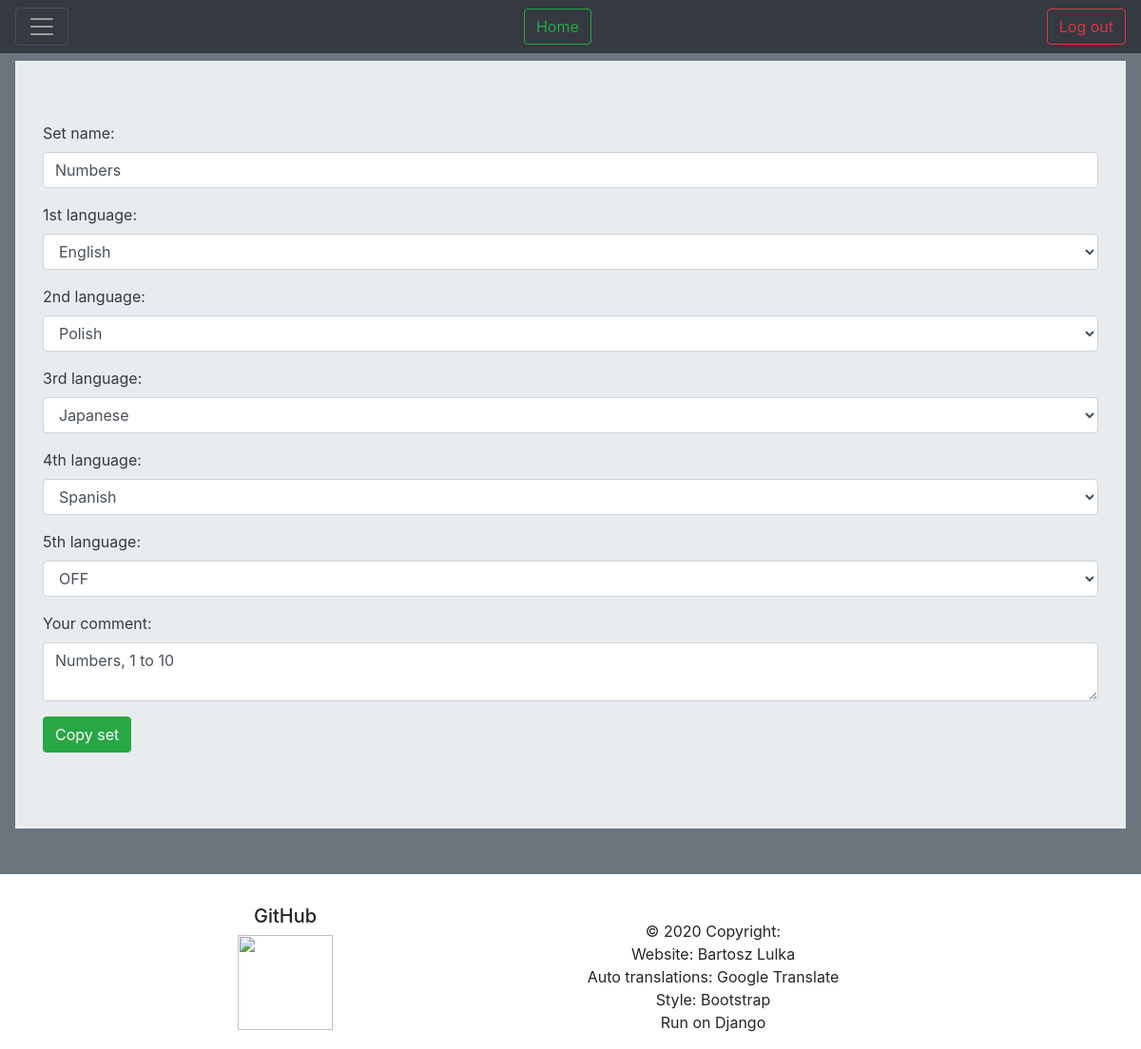
Page /cards/copy_set/57/ (signed in) on the committed database.
### Cards/models.py (models this page shows, shortened)
class CardFolder(models.Model):
    user = models.ForeignKey(User, on_delete=models.CASCADE)
    name = models.CharField(max_length=200)
    create_date = models.DateField(auto_now_add=True)
    edit_date = models.DateField(auto_now=True)
    lang1 = models.CharField(max_length=5, choices=langcodes.LangCodes, default="en")
    lang2 = models.CharField(max_length=5, choices=langcodes.LangCodes, default="pl")
    lang3 = models.CharField(max_length=5, choices=langcodes.LangCodes, default="ja", blank=True)
    lang4 = models.CharField(max_length=5, choices=langcodes.LangCodes, default="es", blank=True)
    lang5 = models.CharField(max_length=5, choices=langcodes.LangCodes, default="de", blank=True)
    score = models.SmallIntegerField(default=0)
    comment = models.CharField(max_length=400, blank=True)
    public = models.BooleanField(default=False)
    def langs_no(self):
        return len(self.get_langs())
    langs_no.short_description = "No of languages"

### Cards/views.py (the view)
# urls.py: path('copy_set/<int:set_id>/', views.copy_folder, name='copy_folder'),
@login_required
def copy_folder(request, set_id):
    folder = get_object_or_404(CardFolder, id=set_id)
    if request.method == 'POST':
        form = FolderForm(request.POST or None, instance=folder)
        if form.is_valid():
            new_folder = CardFolder.objects.get(id=set_id)
            new_folder.pk = None
            new_folder.id = None
            new_folder.user = request.user
            new_folder.public = False
            new_folder.save()
            for multicard in folder.multicard_set.all():
                new_multicard = MultiCard.objects.get(id=multicard.id)
                new_multicard.id = None
                new_multicard.pk = None
                new_multicard.mastered = False
                new_multicard.score = 0
                new_multicard.priority = 0
                new_multicard.cards_folder = new_folder
                new_multicard.save()
                for card in multicard.card_set.all():
                    new_card = card
                    new_card.pk = None
                    new_card.id = None
                    new_card.mastered = False
                    new_card.score = 0
                    new_card.priority = 0
                    new_card.multi_card = new_multicard
                    new_card.cards_folder = new_folder
                    new_card.save()
            form = FolderForm(request.POST or None, instance=new_folder)
            new_folder = form.save(commit=False)
            new_folder.save()
            t = Thread(target=edit_folder_translate, args=[new_folder])
            t.setDaemon(False)
            t.start()
            return render(request, 'Cards/index.html')
    else:
        form = FolderForm(instance=folder)
    return render(request, 'Cards/copy_set.html', {'form': form})

### Cards/forms.py (shortened to what this page needs)
class FolderForm(ModelForm):
    class Meta:
        model = CardFolder
        fields = ['name', 'lang1', 'lang2', 'lang3', 'lang4', 'lang5', 'comment']
        widgets = {
            'name': forms.TextInput(attrs={'class': 'form-control', 'placeholder': 'Name for the set'}),
            'lang1': forms.Select(attrs={'class': 'form-control'}),
            'lang2': forms.Select(attrs={'class': 'form-control'}),
            'lang3': forms.Select(attrs={'class': 'form-control'}),
            'lang4': forms.Select(attrs={'class': 'form-control'}),
            'lang5': forms.Select(attrs={'class': 'form-control'}),
            'comment': forms.Textarea(attrs={'class': 'form-control', 'rows': 2}),
        }
        labels = {
            'name': _('Set name'),
            'lang1': _('1st language'),
            'lang2': _('2nd language'),
            'lang3': _('3rd language'),
            'lang4': _('4th language'),
            'lang5': _('5th language'),
            'comment': _('Your comment'),
        }

### Cards/templates/Cards/copy_set.html (shortened to what this page needs)
{% extends "base.html" %}
{% block body %}
<div class="jumbotron jumbotron-fluid">
  <div class="container">
    <div class="text-dark">
    <form method="POST" action=".">{% csrf_token %}
    {{form.as_p}}
    <button class="btn btn-success">Copy set</button>
    </form>
    </div>
  </div>
</div>
{% endblock body %}

### rows in the picture
CardFolder: name "Numbers", lang1 "English", lang2 "Polish", lang3 "Japanese", lang4 "Spanish", lang5 "OFF", comment "Numbers, 1 to 10"
